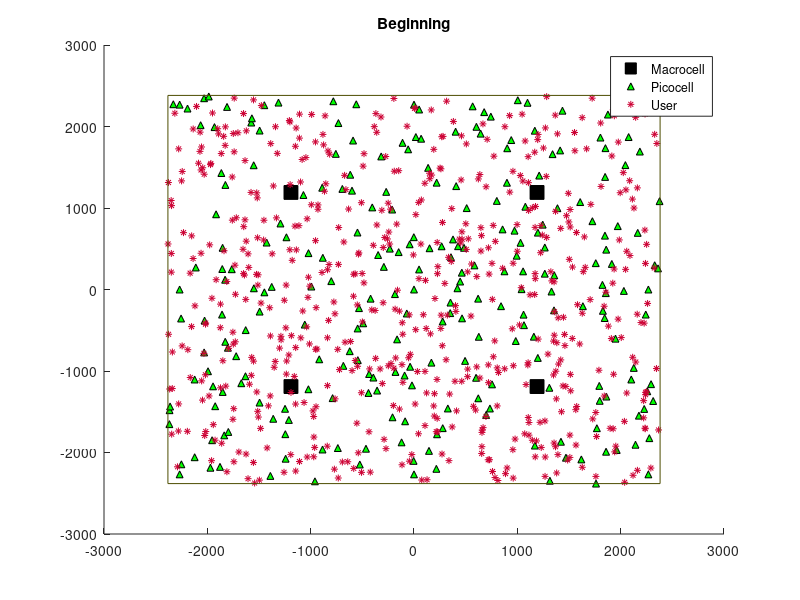

The MATLAB source for this figure: (Note: this script raises an error after producing the figure.)
%%Rebuild System 2017.2.22
clc, clear, close all
load('ttSimuT');

% ============================================================================== %
%   ____                                                                         %
%  |    \                                                                        %
%  |     \                                                                       %
%  |     |                                                                       %
%  |     /                                                                       %
%  |____/                                                                        % 
%  |        ____            ____        _  _      __     __|__      __           %
%  |       /    \    | /   /    \     |/ \/ \    /  \      |       /  \    | /   %
%  |       |    |\   |/    |    |\    |  |  |    |__/      | /     |__/    |/    %
%  |       \____/ \  |     \____/ \   |  |  |    |___      |/      |___    |     %
% ============================================================================== %

% -----------------------------------------------------
% -------/* Simulation Parameters Setting /* ----------
% -----------------------------------------------------
MTS_1s = 1;		% [sec]														% Minimum Time-of-Stay from 3GPP Standard [sec]
MTS_5s = 5;		% [sec]
TST_HD = 0;


% -----------------------------------------------------
% -----------------/* Time Slot */---------------------
% -----------------------------------------------------
t_d        = 0.1; % ONE MILLISECOND % it's UNIT: sec		% [[[ADJ]]]     % Simulation time duration [sec]
t_start    = t_d;
t_simu     = (t_d/t_d) * ttSimuT; % it's UNIT: sec			% [[[ADJ]]]     % Total Simulation Time [sec]
n_Measured = t_simu/t_d;	                                                % # measurements [# number of times]

											    
% -----------------------------------------------------
% ----------------/* Base Station */-------------------
% -----------------------------------------------------
rectEdge = 4763;															% 系統的邊界 [meter]
load('MC_lct_4sq');															% 大細胞的位置讀出來，矩陣叫:  Macro_location		
load('PC_lct_4sq_n250_random');                                             % 小細胞的位置讀出來 ，矩陣叫: Pico_location
BS_lct = [Macro_location ; Pico_location];								    % 全部細胞的位置

P_MC_dBm    =  46;															% 大細胞 total TX power (全部頻帶加起來的power) [dBm]
P_PC_dBm    =  30;															% 小細胞 total TX power (全部頻帶加起來的power) [dBm]
P_minRsrpRQ = -100; % [dBm]                          		% [[[ADJ]]]     % Minimum Required power to provide services 
																			% sufficiently for UE accessing to BS [dBm]
																			% Requirement for accessing a particular cell
MACROCELL_RADIUS = (10^((P_MC_dBm-P_minRsrpRQ-128.1)/37.6))*1e+3;
PICOCELL_RADIUS  = (10^((P_PC_dBm-P_minRsrpRQ-140.7)/36.7))*1e+3;

n_MC = length(Macro_location);			                                    % 大細胞的數目
n_PC = length(Pico_location);	                                            % 小細胞的數目
n_BS = n_MC + n_PC;															% 全部細胞的數目

% -----------------------------------------------------
% -------------/* Resource Parameter */----------------
% -----------------------------------------------------
sys_BW      = 5   * 1e+6;									% [[[ADJ]]]		% 系統總頻寬 5MHz
BW_PRB      = 180 * 1e+3;													% LTE 每個Resource Block的頻寬為 180kHz
n_ttoffered = sys_BW/(BW_PRB/9*10);											% [[[ADJ]]]     % #max cnct per BS i.e., PRB
                                                                            % 系統 RB 的總數，*9/10那段是把RB的CP算進來除
																			% B E N: Max #PRB under BW = 10 Mhz per slot(0.5ms)
Pico_part   = n_ttoffered;                                                  % Pico Cell可以使用的部分

GBR         = 256 * 1024;													% Guaranteed Bit Rate is 256 kbit/sec
% -----------------------------------------------------
% -----------------/* Channel */-----------------------
% -----------------------------------------------------
Gamma_MC            = 3.76;                                                 % Pathloss Exponent (MC)            
Gamma_PC            = 3.67;                                                 % Pathloss Exponent (PC)  
P_N_dBmHz           = -174; % [dBm/Hz]										% 高斯雜訊的 Power Density [dBm/Hz]
LTE_NoiseFloor_dBm  = P_N_dBmHz + 10*log10(BW_PRB);							% Noise Floor approximate -121.45 [dBm/RB]
LTE_NoiseFloor_watt = 10^((LTE_NoiseFloor_dBm - 30)/10);					% Noise Floor approximate 7.1614 * 1e-16 [watt/RB]



% -----------------------------------------------------
% ------------/* User ä½ç½®?Œæ•¸??*/--------------------
% -----------------------------------------------------
load('UE_lct_n600_random');
UE_lct = UE_location;                                                       % 讀UE的位置出來 (注意檔名)
n_UE = length(UE_lct);			                                            % 全部UE的數目

% -----------------------------------------------------
% -------------/* Handover Setting */------------------
% -----------------------------------------------------
HHM    = 2;	  % [dB]										% [[[ADJ]]]     % Handover Hysteresis Margin [dB]
t_TTT  = 0.1; % [sec]										% [[[ADJ]]]     % NYC
t_T310 = 1;   % [sec]

% -----------------------------------------------------
% ----------------/* Q-Learning */---------------------
% -----------------------------------------------------
n_FuzzyDegree =  5;
n_Rule        = 25;
n_Act         =  5;

FQ_BS_DF_TST = 0.8;											% [[[INH]]]     % Discount Factor
FQ_BS_LR_TST = 0.2;											% [[[INH]]]     % Learning Rate
FQ_BS_LI_TST = 5  ;											% [[[INH]]]     % Learning Interval is 5 [sec]

% -----------------------------------------------------
% -----------/* ?Šç³»çµ±Model?–è??ºä? */-----------------
% -----------------------------------------------------
figure(), hold on;
plot(Macro_location(:,1), Macro_location(:,2), 'sk', 'MarkerFaceColor', 'k','MarkerSize',10);
plot(Pico_location(:,1), Pico_location(:,2), '^k', 'MarkerFaceColor', 'g','MarkerSize', 5);
plot(UE_lct(:,1), UE_lct(:,2), '*', 'Color',[0.8 0.0 0.2],'MarkerSize',5);
plot([+1,-1,-1,+1,+1]*rectEdge/2, [+1,+1,-1,-1,+1]*rectEdge/2, 'Color', [0.3 0.3 0.0]);
title('Beginning');
legend('Macrocell','Picocell','User');
set(gcf,'numbertitle','off');
set(gcf,'name','Environment');



% ================================================================== %
%   ________                                                         %
%      |                                                        |    %
%      |                                                        |    %
%      |                                                        |    %
%      |                                                        |    %
%      |           __      .       |       .       ____         |    %
%      |        | /  \           __|__            /    \        |    %
%      |        |/    \    |       |       |     |      |       |    %
%      |        |     |    |       | /     |     |      |\      |    %
%   ___|____    |     |    |       |/      |      \____/  \     |    %
% ================================================================== %

% -----------------------------------------------------
% ---------/* ä¸‹é¢?¯ç´°?žè?UE?„å?å§‹å? */----------------
% -----------------------------------------------------
% MC Setting
dist_MC    = zeros(1, n_MC);										        % dist. btwn UE and MC
RsrpMC_dBm = zeros(1, n_MC);										        % RSRP from MC
RsrpMC_dB  = zeros(1, n_MC);
idx_RsrpMC = 0;														        % Just Initialization

% PC setting
dist_PC    = zeros(1, n_PC);										        % dist. btwn PC and UE
RsrpPC_dBm = zeros(1, n_PC);										        % RSRP from PC
RsrpPC_dB  = zeros(1, n_PC);
idx_RsrpPC = 0;														        % Just Initialization

% UE setting
UE_v              = zeros(n_UE, 2);									        % User's velocities on x-axis & y-axis respectively
UE_timer_RWP1step = zeros(n_UE, 1);									        % The Timer of RandomWayPoint for changing DIRC
load('seedSpeedMDS'); 	% 1000 x 6666								        % 2016.11.17
load('seedAngleDEG');   % 1000 x 6666								        % 2016.11.24
load('seedEachStep'); 	% 1000 x 6666									    % 2016.11.17
idx_SEED          = ones(n_UE, 1);	% seed index						    % 2016.11.17
INT_SSL           = zeros(n_UE,1);	% Interference proposed by SSL

% -----------------------------------------------------
% ---------/* ä¸‹é¢?¯TST BDRY?„å?å§‹å?*/-----------------
% -----------------------------------------------------
% BS?¨å?
n_RBoffer_TST          = zeros(1, n_BS);									        % The number of RB a BS offer to UEs inside it
Load_TST               = zeros(1, n_BS);
CIO_TST                = zeros(1, n_BS);

n_HO_BS_TST     = zeros(1, n_BS);	% Only for target cell			        % KPI: Handover Number of BS

% UE?¨å?
crntRSRP_TST    = zeros(n_UE, 1);		% [dBm]

idx_UEcnct_TST  = zeros(1, n_UE);                                           % UE實際連結的基地台
idx_UEprey_TST  = zeros(1, n_UE);		                                    % UE想要連結的基地台


logical_HO      = zeros(1, n_UE);								            % '1' if idx_UEcnct just changed; '0' if idx_UEcnct is same.

timer_Arrive    = zeros(1, n_UE);	                                        % 2017.01.04


timer_TTT_TST  = zeros(1, n_UE) + t_TTT;
n_HO_UE_TST    = zeros(1, n_UE);								            % KPI: Handover Number of UE
n_HO_M2M       = 0;
n_HO_M2P       = 0;
n_HO_P2M       = 0;
n_HO_P2P       = 0;
n_HO_P2P_CoMP  = 0;

state_PPE_TST  = zeros(n_UE, 5);
n_PPE_1s_TST   = zeros(1, n_UE);								            % KPI: Ping-Pong Number
n_PPE_5s_TST   = zeros(1, n_UE);								            % KPI: Ping-Pong Number
PPR_5s_TST     = zeros(1, n_UE);								            % 2016.12.15


timer_Drop_OngoingCall_NoRB      = zeros(1, n_UE) + t_T310;
timer_Drop_OngoingCall_RBNotGood = zeros(1, n_UE) + t_T310;

timer_Drop_CoMPCall_NoRB         = zeros(1, n_UE) + t_T310;
timer_Drop_CoMPCall_RBNotGood    = zeros(1, n_UE) + t_T310;

% DropReason           = zeros(1,n_UE);	                                    % 2016.12.27	Drop Reason Range = [1,2,3,4] 
% 													                                    %   1 : RB not enough
% 													                                    %   2 : ToS limit
% 													                                    %   3 : Connecting
% 													                                    %   4 : TTT countdown

% DropReason1_M2M___RB = zeros(1,n_UE);	% Drop Reason = 1                   % 因為資源不夠而中斷 (Drop)連線
% DropReason2_M2P___RB = zeros(1,n_UE);	% Drop Reason = 1                     M2M(Macro to Macro)
% DropReason3_P2M___RB = zeros(1,n_UE);	% Drop Reason = 1                     M2P(Macro to Pico)
% DropReason4_P2P___RB = zeros(1,n_UE);	% Drop Reason = 1

% DropReason5_M2M__ToS = zeros(1,n_UE);	% Drop Reason = 2                   % 因為ToS太短，小於ToS Threshold，所以不Handover
% DropReason6_M2P__ToS = zeros(1,n_UE);	% Drop Reason = 2
% DropReason7_P2M__ToS = zeros(1,n_UE);	% Drop Reason = 2
% DropReason8_P2P__ToS = zeros(1,n_UE);	% Drop Reason = 2

% DropReason9_MMM_Conn = zeros(1,n_UE);	% Drop Reason = 3                   % A3 event 沒有發生，且因為CIO 的關係造成dropping
% DropReasonX_PPP_Conn = zeros(1,n_UE);	% Drop Reason = 3                     MMM and PPP代表目前serving對象為MC or PC

% DropReasonY_M2M__TTT = zeros(1,n_UE);	% Drop Reason = 4                   % 在TTT以內的時間發生dropping
% DropReasonY_M2P__TTT = zeros(1,n_UE);	% Drop Reason = 4
% DropReasonY_P2M__TTT = zeros(1,n_UE);	% Drop Reason = 4
% DropReasonY_P2P__TTT = zeros(1,n_UE);	% Drop Reason = 4
% % 老師的解讀:Reason1, 3, 4都是因為資源不夠的關係 (待確認)

% UE TST (LPA的部分)
LPA_P1t = zeros(1,n_UE);	% TrgtCell
LPA_P2t = zeros(1,n_UE);
LPA_P3t = zeros(1,n_UE);
LPA_Ps  = 10^((P_minRsrpRQ-30)/10);	% [Watt]
LPA_t1  = zeros(1,n_UE);
LPA_t2  = zeros(1,n_UE);
LPA_t3  = zeros(1,n_UE);
LPA_idx_pkt      = zeros(1,n_UE);
LPA_pred_trgtToS = zeros(1,n_UE);


GPSinTST_trgtToS = zeros(1,n_UE); % GPS量出來的 TOS

% -----------------------------------------------------
% ---------/* Fuzzy Q Learning 的初始化*/--------------
% -----------------------------------------------------
DoM_CIO_TSTc       = zeros(n_BS, n_FuzzyDegree);
DoM_Load_TSTc      = zeros(n_BS, n_FuzzyDegree);
DoT_Rule_New_TSTc  = zeros(n_BS, n_Rule);
DoT_Rule_Old_TSTc  = zeros(n_BS, n_Rule);
Q_Table_TSTc       = zeros(n_Rule, n_Act, n_BS);
% load('Q_Table_TSTc');
GlobalAct_TSTc     = zeros(1,n_BS);
idx_subAct_choosed_new_TSTc = zeros(n_BS, n_Rule);
idx_subAct_choosed_old_TSTc = zeros(n_BS, n_Rule);
Q_fx_new_TSTc      = zeros(1,n_BS);
Q_fx_old_TSTc      = zeros(1,n_BS);
V_fx_new_TSTc      = zeros(1,n_BS);
Q_reward_TSTc      = zeros(1,n_BS);
Q_bonus_TSTc       = zeros(1,n_BS);

% -----------------------------------------------------
% ---------/* 計算 Performance 的初始化 */-------------
% -----------------------------------------------------
% 算BS的
PRFM_TST_BS_CBR   = zeros(1, n_Measured);
PRFM_TST_BS_CDR   = zeros(1, n_Measured);
PRFM_TST_BS_QoS   = zeros(1, n_Measured);

% 算UE的
PRFM_TST_UE_nHO   = zeros(1, n_Measured);
PRFM_TST_UE_CBR   = zeros(1, n_Measured);	% 2017.01.05
PRFM_TST_UE_CDR   = zeros(1, n_Measured);
PRFM_TST_UE_1snPP = zeros(1, n_Measured);
PRFM_TST_UE_5snPP = zeros(1, n_Measured);
PRFM_TST_UE_5sPPR = zeros(1, n_Measured);

% 算Load Balancing
LB_Idle           = zeros(1, n_Measured);	% 2017.01.19
LB___PC           = zeros(1, n_Measured);	% 2017.01.19
LB___MC           = zeros(1, n_Measured);	% 2017.01.19

% Counter 
PRFM_CTR          = 1;

% -----------------------------------------------------
% ---------------/* 我的東西 初始化 */-----------------
% -----------------------------------------------------
CRE_Macro       = zeros(1, n_MC) + 0;                      % Macro 的 CRE [dBm]
CRE_Pico        = zeros(1, n_PC) + 0;                      % Pico  的 CRE [dBm]
CRE             = [CRE_Macro CRE_Pico];                    % Cell Range Expension，主要給小細胞用的，讓小細胞抓更多人進來

BS_RB_table     = zeros(n_MC + n_PC, n_ttoffered);         % 全部Cell的RB使用狀況    0:未用 1:已用
BS_RB_who_used  = zeros(n_MC + n_PC, n_ttoffered);         % Cell的RB看是哪個UE在用
UE_RB_used      = zeros(n_UE, n_ttoffered);                % UE使用了哪些RB          0:未用 1:已用
UE_Throughput   = zeros(1, n_UE);                          % 顯示每個UE的Throughput  

UE_surviving    = 0;

UE_CoMP_orNOT   = zeros(1, n_UE);                          % 判斷UE又沒有在做CoMP  0:沒有 1:正在做CoMP                    
idx_UEcnct_CoMP = zeros(n_UE, 2);                          % 看UE是給哪兩個Cell做CoMP : Colunm1 是 Serving Cell, Colunm2 是 Cooperating Cell
CoMP_Threshold  = 4;                                       % 執行CoMP的RSRP Threshold，一定要大於 3dB  (dBm)
CoMP_change_TTT = zeros(1, n_UE) + t_TTT;                  % UE在執行CoMP時，交換Serving和Cooperating角色的TTT


% UE Block定義: 原本UE沒有Serving Cell, 該UE想重新連上線，卻被拒絕
% UE Drop 定義: UE原本有一Serving Cell在服務, 但因種種原因他被放棄

n_Block_UE                 = 0;				               % 被Blcok的人數

n_Block_NewCall_NoRB_Macro = 0;                            % NewCall 因為發現Cell(Max RSRP)沒有可以用的RB了, 所以放棄連線: Block 
n_Block_NewCall_NoRB_Pico  = 0;

n_Block_NewCall_RBNotGood_Macro  = 0;                      % NewCall 因為看到Cell(Max RSRP)可以用的RB之頻譜效率都=0  , 所以放棄連線: Block
n_Block_NewCall_RBNotGood_Pico   = 0;

n_Block_Waiting_BlockTimer       = 0;                      % 在等Block timer，被Block的



UE_CBR                     = 0;                            % Call Block Rate: 全部UE跑完後，  N(被Block的人數) / n_UE

n_Drop_UE                   = 0;                           % 被Drop 的人數

Drop_OngoingCall_NoRB_Macro = 0;                           % OngoingCall 因為發現Serving Cell 沒有可以用的RB了， 並且持續1秒，所以被放棄支持連線:  Drop
Drop_OngoingCall_NoRB_Pico  = 0;

Drop_OngoingCall_RBNotGood_Macro = 0;                      % OngoingCall 因為發現Serving Cell 可以用的RB之頻譜效率都=0 ，並且持續1秒，所以放棄連線:  Drop
Drop_OngoingCall_RBNotGood_Pico  = 0;

Drop_CoMPCall_NoRB_Pico          = 0;                      % CoMPCall因為發現Serving Cell和Cooperating Cell沒有可以用的RB了，並且持續1秒， 所以被放棄支持連線:  Drop

Drop_CoMPCall_RBNotGood_Pico     = 0;                      % CoMPCall因為發現Serving Cell和Cooperating Cell可以用的RB之頻譜效率都=0 ，並且持續1秒，所以放棄連線:  Drop


UE_CDR                     = 0;                            % Call Drop Rate: 全部UE跑完後， N(被Drop的人數) / n_UE
Average_UE_CDR             = 0;

CDR_BS                     = zeros(1,n_BS);                % 每個Base Station把UE給Drop的次數 
CBR_BS                     = zeros(1,n_BS);                % 每個Base Station把UE給Block的次數

n_DeadUE_BS                = zeros(1, n_BS);		       % 在算BS的Call Block Rate用的
n_LiveUE_BS                = zeros(1, n_BS);		       % 在算BS的Call Block Rate用的    

CBR_BS_TST 		           = zeros(1, n_BS);			   % KPI: Call Block Rate  
CDR_BS_TST 		           = zeros(1, n_BS);			   % KPI: Outage Probability 2016.11.15 -> Call Drop Rate 2017.01.04

BS_RB_consumption          = zeros(1, n_BS);               % 每個Base Station在這段時間所使用的RB數

BS_last_time_serving       = zeros(1, n_BS);               % 上個state服務的人
	
UE_survive                 = 0;                            % UE平均存活人數

Success_Enter_CoMP_times = 0;                              % 成功的進入CoMP的次數
Success_Leave_CoMP_times = 0;                              % 成功的離開CoMP，沒有被切斷的次數

Failure_Leave_CoMP_Compel_times    = 0;
Failure_Leave_CoMP_NoRB_times      = 0;                    % 離開CoMP後沒人有辦法接手
Failure_Leave_CoMP_RBNotGood_times = 0;

Handover_success_rate                     = 0;             % UE Handover 成功的機率 (從Base Station 的角度看出去)

Handover_Failure_times                    = 0;             % Handover失敗的次數
Handover_to_Macro_Failure_NoRB_times      = 0;             % 想handover到Macro但是被拒絕的次數
Handover_to_Pico_Failure_NoRB_times       = 0;             % 想handover到Pico但是被拒絕的次數

Handover_to_Macro_Failure_RBNotGood_times = 0;             % 想handover到Macro但是被拒絕的次數
Handover_to_Pico_Failure_RBNotGood_times  = 0;             % 想handover到Pico但是被拒絕的次數

BS_Loading_Record_RB             = zeros(n_BS, (ttSimuT/t_d));
BS_Loading_Record_Serving_Num    = zeros(n_BS, (ttSimuT/t_d));

% ============================================================= %
%    ________                                                   %
%   /                                                           %
%  /                                                            %
%  \                                                            %
%   \________      ___|___      ____        |  /     ___|___    %
%            \        |        /    \       | /         |       %
%             \       |       |      |      |/          |       %
%             /       | /     |      |\     |           | /     %
%   _________/        |/       \____/  \    |           |/      %
% ============================================================= %
tic

% Loop 1: Time
for idx_t = t_start : t_d : t_simu   								            % [sec] % 0.1 sec per loop
	if (rem(idx_t,t_simu/ttSimuT) < 1e-3)                                       % 顯示時間用的，不知道在幹嘛， 不過不影響
		fprintf(' %.3f sec\n', idx_t)
	end

	AMP_Noise  = LTE_NoiseFloor_watt * abs(randn(1));                            % 每個時間點的白高斯 雜訊都不一樣 [watt/RB]

	CIO_TST(1:1:n_MC) = -5;

	UE_surviving = 0;
	UE_surviving = length(nonzeros(UE_CoMP_orNOT)) + length(nonzeros(idx_UEcnct_TST));

	% Loop 2: User	
	% 寫收訊號的，A3 event，統計各個Performance，關係到RB 的要自己來 ( 細胞loading的問題, UE's SINR計算 )
	for idx_UE = 1:n_UE
		Dis_Connect_Reason  = 0;
		Dis_Handover_Reason = 0;

		if idx_t >= 2.8
			a = 1;
		end
		if idx_UE == 64
			a = 1;
		end

		% ============================================================================================= %
		%                    ________                             \                    ___              %
		%   |          |    |                  |    /            __\__ _______        |   |      |__    %
		%   |          |    |              |   |   /--------               | |        |___|   ___|___   %
		%   |          |    |              |  /|  /  \    /       ___      | |         ___   |  _|_ /   %
		%   |          |    |________      | / |      \  /        ___      | |         ___   |   |_     %
		%   |          |    |                  |       \/         ___      / \         /__   /          %
		%   |          |    |                  |       /\        |   |   \/   \  /       /  /   / \     %
		%    __________     |________          |    __/  \__     |___|   /\    \/      \/  /   /   \_   %
		%                                                                                               %
		% ============================================================================================= %
		for mc = 1:n_MC
			dist_MC(mc)    = norm(UE_lct(idx_UE,:) - Macro_location(mc,:)); % 該UE距離全部MC多遠 [meter]
			RsrpMC_dBm(mc) = P_MC_dBm - PLmodel_3GPP(dist_MC(mc), 'M');		% 該UE從這些MC收到的RSRP [dBm]
		end
		for pc = 1:n_PC
			dist_PC(pc)    = norm(UE_lct(idx_UE,:) - Pico_location(pc,:));  % 該UE距離全部PC多遠 [meter]
			RsrpPC_dBm(pc) = P_PC_dBm - PLmodel_3GPP(dist_PC(pc), 'P');	    % 該UE從這些PC收到的RSRP [dBm]
		end
		RsrpBS_dBm  = [RsrpMC_dBm RsrpPC_dBm];
		RsrpBS_dB   = RsrpBS_dBm - 30;								          
		RsrpBS_Watt = 10.^(RsrpBS_dB/10);                                   % 全部換成瓦特

		% =============================================================================================== %
		%                                                                                                 %
		%                                                ______                               ____        %
		%   |\     |                                   /                     |\          /|  |    \       %
		%   | \    |      __                          /              __      | \        / |  |     |      %
		%   |  \   |    /    \   _ ____      ______  |             /    \    |  \      /  |  |____/       %
		%   |   \  |   |      |  |/    \             |            |      |   |   \    /   |  |            %
		%   |    \ |   |      |  |      |             \           |      |   |    \  /    |  |            %
		%   |     \|    \ __ /   |      |              \_______    \ __ /    |      v     |  |            %
		%                                                                                                 %
		% =============================================================================================== %
		% UE在Non-CoMP下走的FlowChart
		if UE_CoMP_orNOT(idx_UE) == 0  % UE沒有做CoMP
			temp_CoMP_state = 0;

			% ------------------------------------------------------------------------------- %
			% 找出目前哪個基地台RSRP對該UE最大 ，而且是多少dB (對比到學長主程式的311-313行 )  %
			% ------------------------------------------------------------------------------- %
			temp_rsrp = RsrpBS_dBm + CIO_TST;
			% target對象不要選到自己
			if idx_UEcnct_TST(idx_UE) ~= 0
				temp_rsrp(idx_UEcnct_TST(idx_UE)) = min(temp_rsrp); 
			end
			% 選RSRP+CIO最大的出來				
			[~, idx_trgt] = max(temp_rsrp);

			% ------------------------------ %
			% 把目前應該要服務我的人抓出來   %
			% ------------------------------ %
			% 這邊專門處理Call  Block Rate的問題
			if idx_UEcnct_TST(idx_UE) == 0						 
				idx_UEprey_TST(idx_UE) = idx_trgt;			 
			else                             				     
				idx_UEprey_TST(idx_UE) = idx_UEcnct_TST(idx_UE);                      
			end

			% ----------------- %
			% 看有沒有人服務你  %
			% ----------------- %
			if (idx_UEcnct_TST(idx_UE) == 0) % 沒人服務，這可能是initial  or 被踢掉

				% --------------------------------------------------------------------- %
				% 當user被踢掉後，必須等一段時間才能重新拿RB，這裡就UE是在等這段時間    %
				% 當user等完了之後，就要開始拿RB                                        %
				% --------------------------------------------------------------------- %
				if (timer_Arrive(idx_UE) ~= 0) % Waiting Users
					timer_Arrive(idx_UE) = timer_Arrive(idx_UE) - t_d;	% Countdown
					if (timer_Arrive(idx_UE) < t_d)
						timer_Arrive(idx_UE) = 0;
					end
					Dis_Connect_Reason = 3; % 還在等連線，也算在Call  Block Rate頭上
 
				else  %(timer_Arrive(idx_UE) == 0): Arriving Users	
					% ---------------- %
					% 拿Resource Block %
					% ---------------- %
					[BS_RB_table, BS_RB_who_used, UE_RB_used, idx_UEcnct_TST(idx_UE), UE_Throughput(idx_UE), Dis_Connect_Reason] = NewCall_take_RB(n_MC, n_PC, BS_RB_table, BS_RB_who_used, UE_RB_used, AMP_Noise, n_ttoffered, Pico_part, RsrpBS_Watt, ...
									                                                                                                               idx_UE, idx_trgt, GBR, BW_PRB);
									                                                                                                               
					% Check_RB_Function(UE_RB_used, BS_RB_table, BS_RB_who_used, UE_CoMP_orNOT, idx_UEcnct_TST, idx_UEcnct_CoMP, n_ttoffered, n_UE, n_BS);

					% -------------------------------------------------------------------- %
					% 不論UE是死是活，都會再給他一個等待時間，下次她被放棄時就會數這個     %
					% -------------------------------------------------------------------- %
					while timer_Arrive(idx_UE) == 0	
						timer_Arrive(idx_UE) = poissrnd(1);	% 2017.01.05 Not to be ZERO please.  % ä¸è???0
					end					

					% ---------------------------------------------------- %
					% 計算Ping-Pong Effect是否有發生，跟Performance 的計算 %
					% 有兩個KPI: (1) 1秒內發生碰撞   (2) 5秒內發生碰撞     %
					% ---------------------------------------------------- %
					if idx_UEcnct_TST(idx_UE) ~= state_PPE_TST(idx_UE,1)	% 2017.01.04

						state_PPE_TST(idx_UE,:) = PingPong_Update(state_PPE_TST(idx_UE,:), idx_UEcnct_TST(idx_UE), idx_t);
						% ===/* Ping Pong State Update [1 sec] */===
						if    (state_PPE_TST(idx_UE,1) == state_PPE_TST(idx_UE,3) ...
							&& state_PPE_TST(idx_UE,1) ~= state_PPE_TST(idx_UE,2) ...
							&& state_PPE_TST(idx_UE,4) -  state_PPE_TST(idx_UE,5) <= MTS_1s ...
							&& prod(state_PPE_TST(idx_UE,:)) ~= 0)	% 2017.01.04 Live 2 Dead 2 Live is not Ping-Pong, Dead 2 Live 2 Dead either.
							% Ping-Pong Effect Occur
							n_PPE_1s_TST(idx_UE) = n_PPE_1s_TST(idx_UE) + 1; % [PRFM]
						end
						% ===/* Ping Pong State Update [5 sec] */===
						if    (state_PPE_TST(idx_UE,1) == state_PPE_TST(idx_UE,3) ...
							&& state_PPE_TST(idx_UE,1) ~= state_PPE_TST(idx_UE,2) ...
							&& state_PPE_TST(idx_UE,4) -  state_PPE_TST(idx_UE,5) <= MTS_5s ...
							&& prod(state_PPE_TST(idx_UE,:)) ~= 0)	% 2017.01.04 Live 2 Dead 2 Live is not Ping-Pong, Dead 2 Live 2 Dead either.
							% Ping-Pong Effect Occur
							n_PPE_5s_TST(idx_UE) = n_PPE_5s_TST(idx_UE) + 1; % [PRFM]
							PPR_5s_TST(idx_UE)   = n_PPE_5s_TST(idx_UE) / n_HO_UE_TST(idx_UE);	% 2016.12.15
						end
					end 					
				end

				% ----------------- %
				% 計算UE Call Block %
				% ----------------- %
				if Dis_Connect_Reason == 0


					% 還原
					Dis_Connect_Reason = 0;

				else
					if Dis_Connect_Reason == 1
						n_Block_UE = n_Block_UE + 1;

						% 該UE因為Cell的資源不夠被放棄
						if idx_trgt <= n_MC
							n_Block_NewCall_NoRB_Macro = n_Block_NewCall_NoRB_Macro + 1;							
						else
							n_Block_NewCall_NoRB_Pico = n_Block_NewCall_NoRB_Pico + 1;
						end

						% 還原
						Dis_Connect_Reason = 0;

					elseif Dis_Connect_Reason == 2
						n_Block_UE = n_Block_UE + 1;
						
						% 該UE因為看到的RB之頻譜效率都太低了,  所以被拒絕
						if idx_trgt <= n_MC
							n_Block_NewCall_RBNotGood_Macro = n_Block_NewCall_RBNotGood_Macro + 1;							
						else
							n_Block_NewCall_RBNotGood_Pico = n_Block_NewCall_RBNotGood_Pico + 1;
						end

						% 還原
						Dis_Connect_Reason = 0;
					elseif Dis_Connect_Reason == 3
						n_Block_UE = n_Block_UE + 1;

						% 因為UE還在等 ，所以也算被Block
						n_Block_Waiting_BlockTimer = n_Block_Waiting_BlockTimer + 1;

						% 還原
						Dis_Connect_Reason = 0;
					end
				end
			else %(idx_UEcnct_TST(idx_UE) ~= 0): 有人正在服務我 

				% ------------------------------------------------- %
				% 更新Throuhgput and 把對Throughput 沒貢獻的RB拔掉  %
				% ------------------------------------------------- %
				[BS_RB_table, BS_RB_who_used, UE_RB_used, UE_Throughput(idx_UE)] = Non_CoMP_Update_Throughput_and_Delete_Useless_RB(n_MC, n_PC, BS_RB_table, BS_RB_who_used, UE_RB_used, AMP_Noise, n_ttoffered, Pico_part, RsrpBS_Watt, ...
														                                                                            idx_UE, idx_UEcnct_TST(idx_UE), BW_PRB);

				% Check_RB_Function(UE_RB_used, BS_RB_table, BS_RB_who_used, UE_CoMP_orNOT, idx_UEcnct_TST, idx_UEcnct_CoMP, n_ttoffered, n_UE, n_BS);

				% -------------------- %
				% 看A3 Event有沒有成立 %
				% -------------------- %						
				if (RsrpBS_dBm(idx_trgt) + CIO_TST(idx_trgt) > RsrpBS_dBm(idx_UEcnct_TST(idx_UE)) + CIO_TST(idx_UEcnct_TST(idx_UE)) + HHM)

					% A3 Event一旦trigger，TTT就開始數
					if (timer_TTT_TST(idx_UE) <= t_TTT && timer_TTT_TST(idx_UE) > 0)

						% 單純減TTT
						timer_TTT_TST(idx_UE) = timer_TTT_TST(idx_UE) - t_d;
						if (timer_TTT_TST(idx_UE) < 1e-5)	% [SPECIAL CASE] 0930
							timer_TTT_TST(idx_UE) = 0;		% [SPECIAL CASE]
						end 

					elseif (timer_TTT_TST(idx_UE) == 0)	
						% ==================================================================== %	% ================================== %
						%     -----    ------    -----             -------   -----   -------   %	%   ------  ------   ------  -   --	 %
						%    /         |     )  (                     |     (           |      %	%   |     ) |     \  |     )  \ /	 %
						%   |     ---  |-----    -----     o -_       |      -----      |      %	%   ------  |      | ------    V 	 %
						%    \     |   |              )    | | |      |           )     |      %	%   |     ) |     /  |     \   |	 %
						%     -----    -         -----     - - -      -      -----      -      %	%   ------  ------   -     -   -	 %
						% ==================================================================== %	% ================================== %
						% distance_UE_target = norm(UE_lct(idx_UE,:) - BS_lct(idx_trgt,:));							
						% % tToS
						% if idx_trgt <= n_MC
						% 	GPSinTST_trgtToS(idx_UE) = GPS_fx(BS_lct(idx_trgt,:), MACROCELL_RADIUS, UE_lct(idx_UE,:), UE_v(idx_UE,:)) - t_TTT; % 2017.01.21
						% else  % idx_trgt > n_MC
						% 	GPSinTST_trgtToS(idx_UE) = GPS_fx(BS_lct(idx_trgt,:), distance_UE_target, UE_lct(idx_UE,:), UE_v(idx_UE,:)) - t_TTT; % 2017.01.21
						% end

						% Willie的演算法
						% if GPSinTST_trgtToS(idx_UE) > TST_HD
							% 通過A3 Event ---> 數完TTT ---> Time of Stay Threshold大於TST_HD ---> 接下來檢查夠不夠資源

						% Handover Call來拿RB
						temp_idx_UEcnct_TST = idx_UEcnct_TST(idx_UE); % 暫存的，來紀錄從哪裡handover到哪裡
						[BS_RB_table, BS_RB_who_used, UE_RB_used, idx_UEcnct_TST(idx_UE), UE_Throughput(idx_UE), Dis_Handover_Reason] = Non_CoMP_HandoverCall_take_RB(n_MC, n_PC, BS_RB_table, BS_RB_who_used, UE_RB_used, AMP_Noise, n_ttoffered, Pico_part, RsrpBS_Watt, ...
										                                                                                                                              idx_UE, idx_UEcnct_TST(idx_UE), idx_trgt, UE_Throughput(idx_UE), GBR, BW_PRB);
						% Check_RB_Function(UE_RB_used, BS_RB_table, BS_RB_who_used, UE_CoMP_orNOT, idx_UEcnct_TST, idx_UEcnct_CoMP, n_ttoffered, n_UE, n_BS);

						if idx_UEcnct_TST(idx_UE) == idx_trgt
							% !!!!!!!!!!成功Handvoer到Target Cell!!!!!!!!!!

							% ---------------- %
							% Handover次數計算 %
							% ---------------- %
							n_HO_UE_TST(idx_UE)   = n_HO_UE_TST(idx_UE)   + 1;
							n_HO_BS_TST(idx_trgt) = n_HO_BS_TST(idx_trgt) + 1;	% Only for target cell

							% ----------------------------------- %
							% 看Handover是從什麼Cell換到什麼Cell  %
							% ----------------------------------- %
							if     temp_idx_UEcnct_TST <= n_MC && idx_UEcnct_TST(idx_UE) <= n_MC
								n_HO_M2M = n_HO_M2M + 1;
							elseif temp_idx_UEcnct_TST <= n_MC && idx_UEcnct_TST(idx_UE) >  n_MC
								n_HO_M2P = n_HO_M2P + 1;
							elseif temp_idx_UEcnct_TST >  n_MC && idx_UEcnct_TST(idx_UE) <= n_MC
								n_HO_P2M = n_HO_P2M + 1;
							elseif temp_idx_UEcnct_TST >  n_MC && idx_UEcnct_TST(idx_UE) >  n_MC
								n_HO_P2P = n_HO_P2P + 1;
							end	

							% ------------------------------------- %
							% 記錄該UE在該時間點是否執行了Handover  %
							% ------------------------------------- %
							logical_HO(idx_UE) = 1;	% Handover success.
							Dis_Connect_Reason = 0; % 只要是handover成功，Dis_Connect_Reason一定= 0 

							% --------- %
							% TTT Reset %
							% --------- %
							timer_TTT_TST(idx_UE) = t_TTT;	% 2016.12.28

							% --------------------- %
							% Ping-Pong Rate UPDATE %
							% --------------------- %
							PPR_5s_TST(idx_UE)    = n_PPE_5s_TST(idx_UE) / n_HO_UE_TST(idx_UE);	% 2017.01.01
						else
							Handover_Failure_times = Handover_Failure_times + 1;

							% Handover失敗了，看是Handover誰而失敗，阿為什麼失敗，計錄下來
							if Dis_Handover_Reason == 1
								if idx_trgt <= n_MC
									Handover_to_Macro_Failure_NoRB_times = Handover_to_Macro_Failure_NoRB_times + 1;
								else
									Handover_to_Pico_Failure_NoRB_times  = Handover_to_Pico_Failure_NoRB_times + 1;
								end

							elseif Dis_Handover_Reason == 2
								if idx_trgt <= n_MC
									Handover_to_Macro_Failure_RBNotGood_times = Handover_to_Macro_Failure_RBNotGood_times + 1;										
								else
									Handover_to_Pico_Failure_RBNotGood_times  = Handover_to_Pico_Failure_RBNotGood_times + 1;
								end
							end
							Dis_Handover_Reason = 0;

							% ------------------------------------- %
							% 記錄該UE在該時間點是否執行了Handover  %
							% ------------------------------------- %
							logical_HO(idx_UE) = 0;	% Handover fail
						end
						% end
					end		
				else
					% 沒有Handover !!!
					logical_HO(idx_UE) = 0;

					% TTT Reset
					timer_TTT_TST(idx_UE) = t_TTT;
				end
				% Check_RB_Function(UE_RB_used, BS_RB_table, BS_RB_who_used, UE_CoMP_orNOT, idx_UEcnct_TST, idx_UEcnct_CoMP, n_ttoffered, n_UE, n_BS);

                % ----------------------------------------------------------- %
				% 如果(1)沒有過A3 Event               __\  就會走以下的流程   %
				%     (2)過了但是Target Cell沒有資源    /	                  %
				% ----------------------------------------------------------- %			
				if logical_HO(idx_UE) == 0

					% ------------------------------------------------------ %
					% 如果Throughput < GBR，先來換換看，這裡注意一定要先換   %
					% ------------------------------------------------------ %
					if UE_Throughput(idx_UE) < GBR
						if idx_UEcnct_TST(idx_UE) <= n_MC
							%  看能不能換個RB 位置 					
							if (isempty(find(UE_RB_used(idx_UE,:) == 1)) == 0) && (isempty(find(BS_RB_table(idx_UEcnct_TST(idx_UE),:) == 0)) == 0)
								[BS_RB_table, BS_RB_who_used, UE_RB_used, UE_Throughput(idx_UE)] = Non_CoMP_Serving_change_RB(n_MC, n_PC, BS_RB_table, BS_RB_who_used, UE_RB_used, AMP_Noise, n_ttoffered, Pico_part, RsrpBS_Watt, ...
									                                                                                          idx_UE, idx_UEcnct_TST(idx_UE), UE_Throughput(idx_UE), GBR, BW_PRB);						                                                                                          
							end
						else
							%  看能不能換個RB 位置 						
							if (isempty(find(UE_RB_used(idx_UE, 1:Pico_part) == 1)) == 0) && (isempty(find(BS_RB_table(idx_UEcnct_TST(idx_UE),1:Pico_part) == 0)) == 0)
								[BS_RB_table, BS_RB_who_used, UE_RB_used, UE_Throughput(idx_UE)] = Non_CoMP_Serving_change_RB(n_MC, n_PC, BS_RB_table, BS_RB_who_used, UE_RB_used, AMP_Noise, n_ttoffered, Pico_part, RsrpBS_Watt, ...
									                                                                                          idx_UE, idx_UEcnct_TST(idx_UE), UE_Throughput(idx_UE), GBR, BW_PRB);		                                                                                          
							end
						end

						% Check_RB_Function(UE_RB_used, BS_RB_table, BS_RB_who_used, UE_CoMP_orNOT, idx_UEcnct_TST, idx_UEcnct_CoMP, n_ttoffered, n_UE, n_BS);
					end

					% ------------------------------------ %
					% 如果Throughput >= GBR，看能不能丟RB  %
					% ------------------------------------ %
					if UE_Throughput(idx_UE) >= GBR
						% 把頻譜效率 = 0的RB丟掉，如果還可以再丟，那就繼續丟
						[BS_RB_table, BS_RB_who_used, UE_RB_used, UE_Throughput(idx_UE)] = Non_CoMP_throw_RB(n_MC, n_PC, BS_RB_table, BS_RB_who_used, UE_RB_used, AMP_Noise, n_ttoffered, Pico_part, RsrpBS_Watt, ...
																										     idx_UE, idx_UEcnct_TST(idx_UE), GBR, BW_PRB);

						% Check_RB_Function(UE_RB_used, BS_RB_table, BS_RB_who_used, UE_CoMP_orNOT, idx_UEcnct_TST, idx_UEcnct_CoMP, n_ttoffered, n_UE, n_BS);
					else
						% Sorry，如果你的Target是Macro，那你只能靠自己了
						if idx_trgt <= n_MC
							[BS_RB_table, BS_RB_who_used, UE_RB_used, UE_Throughput(idx_UE), Dis_Connect_Reason] = Non_CoMP_take_RB(n_MC, n_PC, BS_RB_table, BS_RB_who_used, UE_RB_used, AMP_Noise, n_ttoffered, Pico_part, RsrpBS_Watt, ...
																																	idx_UE, idx_UEcnct_TST(idx_UE), UE_Throughput(idx_UE), GBR, BW_PRB);	
							
							% Check_RB_Function(UE_RB_used, BS_RB_table, BS_RB_who_used, UE_CoMP_orNOT, idx_UEcnct_TST, idx_UEcnct_CoMP, n_ttoffered, n_UE, n_BS);

						% OK! Target是Pico，你可以叫他做點事
						else
							% --------------------------- %
							% Dynamic Resource Scheduling %
							% --------------------------- %
							% if (isempty(find(UE_RB_used(idx_UE, 1:Pico_part) == 1)) == 0) && (isempty(find(BS_RB_table(idx_trgt, 1:Pico_part) == 0)) == 0)
							% 	[BS_RB_table, BS_RB_who_used, UE_RB_used, UE_Throughput(idx_UE)] = Non_CoMP_DRS(BS_lct, n_MC, n_PC, P_MC_dBm, P_PC_dBm, BS_RB_table, BS_RB_who_used, UE_lct, UE_RB_used, AMP_Noise, n_ttoffered, Pico_part, RsrpBS_Watt, ...
							% 																					idx_UE, idx_UEcnct_TST(idx_UE), idx_trgt, UE_Throughput(idx_UE), ...
							% 																					GBR, BW_PRB, UE_CoMP_orNOT);

							% 	% Check_RB_Function(UE_RB_used, BS_RB_table, BS_RB_who_used, UE_CoMP_orNOT, idx_UEcnct_TST, idx_UEcnct_CoMP, n_ttoffered, n_UE, n_BS);
							% end

							% Pico做完Dynamic Resource Scheduling 發現QoS還是不夠，就看看能不能做CoMP
							if UE_Throughput(idx_UE) < GBR
								[BS_RB_table, BS_RB_who_used, UE_RB_used, UE_Throughput(idx_UE), Dis_Connect_Reason] = Non_CoMP_take_RB(n_MC, n_PC, BS_RB_table, BS_RB_who_used, UE_RB_used, AMP_Noise, n_ttoffered, Pico_part, RsrpBS_Watt, ...
																																		idx_UE, idx_UEcnct_TST(idx_UE), UE_Throughput(idx_UE), GBR, BW_PRB);
									
								% Check_RB_Function(UE_RB_used, BS_RB_table, BS_RB_who_used, UE_CoMP_orNOT, idx_UEcnct_TST, idx_UEcnct_CoMP, n_ttoffered, n_UE, n_BS);
							end
						end						
					end	

					% ----------------------------------------------------------------- %
					% 總於言之呢，Throughput有過QoS，就是OK啦，如果不ok就不會進來這了   %
					% ----------------------------------------------------------------- %
					if UE_Throughput(idx_UE) >= GBR
						Dis_Connect_Reason = 0;
					end
				end 


				% ---------------------------------- %
				% 計算UE Call Drop and BS Call Drop  %
				% ---------------------------------- %
				if Dis_Connect_Reason == 0          % 會進來這代表 (1)UE handover成功 (2)沒有handover or handover失敗，但是UE成功連回Serving  Cell

					% Dropping timer 重置為 1sec				
					timer_Drop_OngoingCall_NoRB(idx_UE)      = t_T310;
					timer_Drop_OngoingCall_RBNotGood(idx_UE) = t_T310;

					% 還原
					Dis_Connect_Reason = 0;
				else
					if Dis_Connect_Reason == 1      % 會進來這裡就是  (1)找Serving Cell要資源，Serving Cell說資源沒了
						if timer_Drop_OngoingCall_NoRB(idx_UE) <= t_T310 && timer_Drop_OngoingCall_NoRB(idx_UE) > 0
							timer_Drop_OngoingCall_NoRB(idx_UE) = timer_Drop_OngoingCall_NoRB(idx_UE) - t_d;
							if timer_Drop_OngoingCall_NoRB(idx_UE) < 1e-5	% [SPECIAL CASE]
								timer_Drop_OngoingCall_NoRB(idx_UE) = 0;	% [SPECIAL CASE]
							end 

							% 還原
							Dis_Connect_Reason = 0;

						elseif timer_Drop_OngoingCall_NoRB(idx_UE) == 0

							% Drop記上一筆
							n_Drop_UE = n_Drop_UE + 1;

							% 該UE因為Cell的資源不夠被放棄					
							CDR_BS(idx_UEcnct_TST(idx_UE)) = CDR_BS(idx_UEcnct_TST(idx_UE)) + 1;

							% 看UE是被Macro還是Pico說資源不夠，而把你斷掉的
							if idx_UEcnct_TST(idx_UE) <= n_MC
								Drop_OngoingCall_NoRB_Macro = Drop_OngoingCall_NoRB_Macro + 1;								
							else
								Drop_OngoingCall_NoRB_Pico  = Drop_OngoingCall_NoRB_Pico + 1;
							end

							% 把RB還給Serving Cell
							if idx_UEcnct_TST(idx_UE) <= n_MC
								for RB_index = 1:1:n_ttoffered
									if BS_RB_table(idx_UEcnct_TST(idx_UE), RB_index) == 1 && UE_RB_used(idx_UE, RB_index) == 1
										BS_RB_table(idx_UEcnct_TST(idx_UE), RB_index)    = 0;
										BS_RB_who_used(idx_UEcnct_TST(idx_UE), RB_index) = 0;
										UE_RB_used(idx_UE, RB_index)                     = 0;
									end
								end
							else
								for RB_index = 1:1:Pico_part
									if BS_RB_table(idx_UEcnct_TST(idx_UE), RB_index) == 1 && UE_RB_used(idx_UE, RB_index) == 1
										BS_RB_table(idx_UEcnct_TST(idx_UE), RB_index)    = 0;
										BS_RB_who_used(idx_UEcnct_TST(idx_UE), RB_index) = 0;
										UE_RB_used(idx_UE, RB_index)                     = 0;
									end
								end
							end		
							idx_UEcnct_TST(idx_UE) = 0; % 結束連線
							UE_Throughput(idx_UE)  = 0; % UE的throughput歸零

							% Dropping timer 重置為 1sec
							timer_Drop_OngoingCall_NoRB(idx_UE)      = t_T310;
							timer_Drop_OngoingCall_RBNotGood(idx_UE) = t_T310;

							% 還原
							Dis_Connect_Reason = 0;
						end

					elseif Dis_Connect_Reason == 2  % 會進來這裡就是  (1)找Serving Cell要資源，發現Serving Cell的RB質量不夠

						if timer_Drop_OngoingCall_RBNotGood(idx_UE) <= t_T310 && timer_Drop_OngoingCall_RBNotGood(idx_UE) > 0
							% 倒數Drop timer
							timer_Drop_OngoingCall_RBNotGood(idx_UE) = timer_Drop_OngoingCall_RBNotGood(idx_UE) - t_d;
							if timer_Drop_OngoingCall_RBNotGood(idx_UE) < 1e-5	% [SPECIAL CASE]
								timer_Drop_OngoingCall_RBNotGood(idx_UE) = 0;		% [SPECIAL CASE]
							end 

							% 還原
							Dis_Connect_Reason = 0;

						elseif timer_Drop_OngoingCall_RBNotGood(idx_UE) == 0

							% Drop記上一筆
							n_Drop_UE = n_Drop_UE + 1;

							% 該Ongoing Call因為看到的RB之頻譜效率都太低了,  並且持續1秒, 所以被拒絕
							CDR_BS(idx_UEcnct_TST(idx_UE))  = CDR_BS(idx_UEcnct_TST(idx_UE)) + 1;

							% 這裡是因為UE自己走太遠，但在之間如果有想Handover但被拒絕，導致他走太遠沒人服務，這也要算一筆									
							if idx_UEcnct_TST(idx_UE) <= n_MC
								Drop_OngoingCall_RBNotGood_Macro = Drop_OngoingCall_RBNotGood_Macro + 1;
							else
								Drop_OngoingCall_RBNotGood_Pico  = Drop_OngoingCall_RBNotGood_Pico + 1;
							end		

							% 把RB還給Serving Cell
							if idx_UEcnct_TST(idx_UE) <= n_MC
								for RB_index = 1:1:n_ttoffered
									if BS_RB_table(idx_UEcnct_TST(idx_UE), RB_index) == 1 && UE_RB_used(idx_UE, RB_index) == 1
										BS_RB_table(idx_UEcnct_TST(idx_UE), RB_index)    = 0;
										BS_RB_who_used(idx_UEcnct_TST(idx_UE), RB_index) = 0;
										UE_RB_used(idx_UE, RB_index)                     = 0;
									end
								end
							else
								for RB_index = 1:1:Pico_part
									if BS_RB_table(idx_UEcnct_TST(idx_UE), RB_index) == 1 && UE_RB_used(idx_UE, RB_index) == 1
										BS_RB_table(idx_UEcnct_TST(idx_UE), RB_index)    = 0;
										BS_RB_who_used(idx_UEcnct_TST(idx_UE), RB_index) = 0;
										UE_RB_used(idx_UE, RB_index)                     = 0;
									end
								end
							end	
							idx_UEcnct_TST(idx_UE) = 0; % 結束連線
							UE_Throughput(idx_UE)  = 0; % UE的throughput歸零

							% Dropping timer 重置為 1sec
							timer_Drop_OngoingCall_NoRB(idx_UE)      = t_T310;
							timer_Drop_OngoingCall_RBNotGood(idx_UE) = t_T310;

							% 還原
							Dis_Connect_Reason = 0;
						end						
					end
				end
				% Check_RB_Function(UE_RB_used, BS_RB_table, BS_RB_who_used, UE_CoMP_orNOT, idx_UEcnct_TST, idx_UEcnct_CoMP, n_ttoffered, n_UE, n_BS);

				% --------------------------------- %
				% 主要統計: 檢查Ping-Pong有沒有發生 %
				% --------------------------------- %
				if logical_HO(idx_UE) == 1

					% ---------------------------------------------------- %
					% 計算Ping-Pong Effect是否有發生，跟Performance 的計算 %
					% 有兩個KPI: (1) 1秒內發生碰撞   (2) 5秒內發生碰撞     %
					% ---------------------------------------------------- %
					state_PPE_TST(idx_UE,:) = PingPong_Update(state_PPE_TST(idx_UE,:), idx_UEcnct_TST(idx_UE), idx_t);
					% ===/* Ping Pong State Update [1 sec] */===
					if    (state_PPE_TST(idx_UE,1) == state_PPE_TST(idx_UE,3) ...
						&& state_PPE_TST(idx_UE,1) ~= state_PPE_TST(idx_UE,2) ...
						&& state_PPE_TST(idx_UE,4) -  state_PPE_TST(idx_UE,5) <= MTS_1s ...
						&& prod(state_PPE_TST(idx_UE,:)) ~= 0)	% 2017.01.04 Live 2 Dead 2 Live is not Ping-Pong, Dead 2 Live 2 Dead either.
						% Ping-Pong Effect Occur
						n_PPE_1s_TST(idx_UE) = n_PPE_1s_TST(idx_UE) + 1; % [PRFM]
					end
					% ===/* Ping Pong State Update [5 sec] */===
					if    (state_PPE_TST(idx_UE,1) == state_PPE_TST(idx_UE,3) ...
						&& state_PPE_TST(idx_UE,1) ~= state_PPE_TST(idx_UE,2) ...
						&& state_PPE_TST(idx_UE,4) -  state_PPE_TST(idx_UE,5) <= MTS_5s ...
						&& prod(state_PPE_TST(idx_UE,:)) ~= 0)	% 2017.01.04 Live 2 Dead 2 Live is not Ping-Pong, Dead 2 Live 2 Dead either.
						% Ping-Pong Effect Occur
						n_PPE_5s_TST(idx_UE) = n_PPE_5s_TST(idx_UE) + 1; % [PRFM]
						PPR_5s_TST(idx_UE)   = n_PPE_5s_TST(idx_UE) / n_HO_UE_TST(idx_UE);	% 2016.12.15
					end

					% 還原
					logical_HO(idx_UE) = 0;
				else
					if UE_CoMP_orNOT(idx_UE) == 1 % 如果開始執行CoMP，這時Ping-pong  effect 不存在					
						state_PPE_TST(idx_UE,:) = 0;
					end
				end
			end	
		end

		% ========================================================================================================================== %
		% 以下等等用來算Cell的CBR                                                                                                    % 
		% Cell角度的CBR: 若UE沒有連上預期的連線目標，反而到最後UE變得沒有Serving   Cell，這時這個Block Call就會算在預期的連線Cell上  %
		% Cell角度的CDR: 若UE本身有Serving Cell，但到最後UE離開Serving  Cell，這筆Call Drop就算在Serving Cell上                      %
		% ========================================================================================================================== %
		if temp_CoMP_state == 0
			if UE_CoMP_orNOT(idx_UE) == 0

				% 原本沒做CoMP，後來也沒有做CoMP			
				if idx_UEprey_TST(idx_UE) ~= 0     % 該UE是有預期的連線目標，正常都會有
					if idx_UEcnct_TST(idx_UE) == 0 % UE有預期目標，但最後卻沒有Serving  Cell
						n_DeadUE_BS(idx_UEprey_TST(idx_UE)) = n_DeadUE_BS(idx_UEprey_TST(idx_UE)) + 1;

					else % idx_UEcnct_TST(idx_UE) ~= 0
						n_LiveUE_BS(idx_UEcnct_TST(idx_UE)) = n_LiveUE_BS(idx_UEcnct_TST(idx_UE)) + 1;
					end
				else
					fprintf('BS_CBR calculation BUG\n');
				end	
			else
				% 原本沒做CoMP，後來有做CoMP	
				n_LiveUE_BS(idx_UEcnct_CoMP(idx_UE, 1)) = n_LiveUE_BS(idx_UEcnct_CoMP(idx_UE, 1)) + 0.5;
				n_LiveUE_BS(idx_UEcnct_CoMP(idx_UE, 2)) = n_LiveUE_BS(idx_UEcnct_CoMP(idx_UE, 2)) + 0.5;
			end
		else
			if UE_CoMP_orNOT(idx_UE) == 0
				if idx_UEcnct_TST(idx_UE) == 0
					n_DeadUE_BS(temp_Serving) = n_DeadUE_BS(temp_Serving) + 0.5;
					n_DeadUE_BS(temp_Cooperating) = n_DeadUE_BS(temp_Cooperating) + 0.5;
				else
					n_LiveUE_BS(temp_Serving) = n_LiveUE_BS(temp_Serving) + 1;
				end

			else
				n_LiveUE_BS(temp_Serving)     = n_LiveUE_BS(temp_Serving) + 0.5;
				n_LiveUE_BS(temp_Cooperating) = n_LiveUE_BS(temp_Cooperating) + 0.5;
			end	
		end

		% ============================================================================================ %
		%                    ________          /                     |                      |          %
		%   |          |    |               ___|___      |         __|__                ____|____      %
		%   |          |    |                  |     ____|__         |      ____            |          %
		%   |          |    |                __|__       |  |     ___|___  |    |        /  |  /       %
		%   |          |    |________       |__|__|      |  |        |     |____|       / \ | / \      %
		%   |          |    |               |__|__|     /   |        |___  |               /|\         %
		%   |          |    |                __|__     /  \ |     /  |     |_____         / | \        %
		%    __________     |________      ____|____  /    \|    /\__|_____________    __/  |  \__     %
		%                                                                                              %
		% ============================================================================================ %
		[lct_new, v_new, t_oneStep] = UMM_RWPmodel('V', idx_t, t_start, UE_lct(idx_UE,:), ...
													UE_timer_RWP1step(idx_UE,1), t_d, rectEdge, UE_v(idx_UE,:), ...
													seedSpeedMDS(idx_UE,idx_SEED(idx_UE)), ...
													seedAngleDEG(idx_UE,idx_SEED(idx_UE)), ... 
													seedEachStep(idx_UE,idx_SEED(idx_UE)));
		UE_lct(idx_UE, :) = lct_new;
		UE_v(idx_UE, :)   = v_new;
		UE_timer_RWP1step(idx_UE,1) = t_oneStep - t_d;	% Damn Bug 2016.10.18

		if UE_timer_RWP1step(idx_UE,1) < t_d
			UE_timer_RWP1step(idx_UE,1) = 0;
			% Seeds Checking
			idx_SEED(idx_UE) = idx_SEED(idx_UE) + 1;
			if (idx_SEED(idx_UE) == 10000)
				idx_SEED(idx_UE) = 1;	% Rerun Seeds
				seedLack = 1;			% For checking whether 10000 seeds is insufficient in 40000 sec. 2016.11.22
			end
		end

    end

    % 結束Loop 2(UE的Loop)
    % ======================== %
    % 算Macro跟Pico的服務人數  %
    % ======================== %
    [Load_TST] = Update_Loading(n_BS, n_MC, BS_RB_table, n_ttoffered, Pico_part);	  
    for idx_BS = 1:1:n_BS
    	BS_Loading_Record_RB(idx_BS, round(idx_t/t_d))          = Load_TST(idx_BS); 
    	BS_Loading_Record_Serving_Num(idx_BS, round(idx_t/t_d)) = length(find(idx_UEcnct_TST == idx_BS));   	   	
    end

    % ============================== %
    % 算BS所使用的Resource Block數量 %
    % ============================== %
    for idx_BS = 1:1:n_BS
    	if idx_BS <= n_MC
    		BS_RB_consumption(idx_BS) = BS_RB_consumption(idx_BS) + length(nonzeros(BS_RB_table(idx_BS, :)));
    	else
    		BS_RB_consumption(idx_BS) = BS_RB_consumption(idx_BS) + length(nonzeros(BS_RB_table(idx_BS, 1:Pico_part)));
    	end    	
    end

	% ============================================================== %
	% 算UE的Call Block Rate and Call Drop Rate and Handover 成功機率 % 
	% ============================================================== %
	% UE Call Block Rate
	UE_CBR = UE_CBR + (n_Block_UE);

	% UE Call Drop Rate 
	if UE_surviving ~= 0
		Average_UE_CDR = Average_UE_CDR + (n_Drop_UE/UE_surviving);
	else
		Average_UE_CDR = Average_UE_CDR + 0;
	end
	
	UE_CDR  = UE_CDR + (n_Drop_UE);

	% UE handover成功的機率 (從基地台的角度看出去)
	if n_HO_BS_TST(idx_BS) == 0 && CDR_BS(idx_BS) == 0
		Handover_success_rate = Handover_success_rate + 0;
	else	
		Handover_success_rate = Handover_success_rate + ( sum(CDR_BS(idx_BS)) /(sum(CDR_BS(idx_BS)) + sum(n_HO_BS_TST(idx_BS))));
	end	

	% UEå¹³å?å˜æ´»äººæ•¸	
	UE_survive = UE_survive + (n_UE - n_Block_UE - n_Drop_UE);
	
	% ?ç½®
	n_Block_UE  = 0;	
	n_Drop_UE   = 0;

	% ======================================== %
    % 算BS的Call Block Rate and Call Drop Rate %
	% ======================================== %
	for idx_BS = 1:n_BS
		% BS Call Block Rate
		if n_DeadUE_BS(idx_BS) == 0 && n_LiveUE_BS(idx_BS) == 0    % 如果沒有人把該BS 當目標，該BS 的CBR = 0
			CBR_BS_TST(idx_BS) = 0;
		else
			CBR_BS_TST(idx_BS) = n_DeadUE_BS(idx_BS) / (n_DeadUE_BS(idx_BS) + n_LiveUE_BS(idx_BS));
		end

		% BS Call Drop Rate
		if n_HO_BS_TST(idx_BS) == 0 && CDR_BS(idx_BS) == 0
			CDR_BS_TST(idx_BS) = 0;
		else
			CDR_BS_TST(idx_BS) = CDR_BS(idx_BS) / (CDR_BS(idx_BS) + n_HO_BS_TST(idx_BS));
		end
	end

	% 重置
	n_LiveUE_BS(1,:) = 0;
	n_DeadUE_BS(1,:) = 0;
	n_HO_BS_TST(1,:) = 0;
	CDR_BS(1,:)      = 0;

	% ----------- %
	% 更新Loading %
	% ----------- %
	[Load_TST] = Update_Loading(n_BS, n_MC, BS_RB_table, n_ttoffered, Pico_part);	

	% ================================================ % % ====================================== %
	%          -          -------        --            % %   --------    --------      -------    %
	%          |          |      )      /  \           % %   |          /        \    /           %
	%          |          |------      /----\          % %   |------|  |        \ |  |            %
	%          |          |           /      \         % %   |          \        X    \           %
	%          -------    -          -        -        % %   -           -------- \    -------    %
	% ================================================ % % ====================================== %	
	% Loop 4: 基地台開始做Fuzzy Q (需要細胞的CIO, Loading, CBR, CDR)
	if (idx_t == t_start || rem(idx_t, FQ_BS_LI_TST) <= 0.01)
		for idx_BS = 1:n_BS			
			% Fuzzifier
			DoM_CIO_TSTc(idx_BS,:)      = FQc1_Fuzzifier(CIO_TST(idx_BS), 'C');  % CIO的degree of membership
			DoM_Load_TSTc(idx_BS,:)     = FQc1_Fuzzifier(Load_TST(idx_BS),'L');  % Loading的degree of membership
			DoT_Rule_New_TSTc(idx_BS,:) = FQc2_DegreeOfTruth(DoM_CIO_TSTc(idx_BS,:), DoM_Load_TSTc(idx_BS,:),'D');  %算degree of truth的方法D (相乘)

			if (idx_t ~= t_start)
				% 算Q Bonus
				Q_reward_TSTc(idx_BS) = FQc6_Reward(Load_TST(idx_BS), CBR_BS_TST(idx_BS), CDR_BS_TST(idx_BS),'C');
				V_fx_new_TSTc(idx_BS) = FQc5_Vfunction(DoT_Rule_New_TSTc(idx_BS,:), Q_Table_TSTc(:,:,idx_BS));
				Q_bonus_TSTc(idx_BS)  = FQc7_Qbonus(Q_reward_TSTc(idx_BS), FQ_BS_DF_TST, V_fx_new_TSTc(idx_BS), ...
																							Q_fx_old_TSTc(idx_BS));
				% Q Update
				Q_Table_TSTc(:,:,idx_BS) = FQc8_Qupdate(Q_Table_TSTc(:,:,idx_BS), idx_subAct_choosed_old_TSTc(idx_BS,:), ...
															FQ_BS_LR_TST, Q_bonus_TSTc(idx_BS), DoT_Rule_Old_TSTc(idx_BS,:));
			end
			% Global Action
			[GlobalAct_TSTc(idx_BS),idx_subAct_choosed_new_TSTc(idx_BS,:)] = FQc3_GlobalAction(DoT_Rule_New_TSTc(idx_BS,:), ...
																									Q_Table_TSTc(:,:,idx_BS));
			%這邊GlobalAct是當作變化量，要在加上前一次的CIO，當作下一次真正使用的CIO    (目的是為了不讓CIO變化太大) 
			% if     (CIO_TST(idx_BS) + GlobalAct_TSTc(idx_BS) < -5)
			% 	CIO_TST(idx_BS) = -5;
			% elseif (CIO_TST(idx_BS) + GlobalAct_TSTc(idx_BS) > 5)
			% 	CIO_TST(idx_BS) = 5;
			% else
			% 	CIO_TST(idx_BS) = CIO_TST(idx_BS) + GlobalAct_TSTc(idx_BS);
			% end
			CIO_TST(idx_BS) = GlobalAct_TSTc(idx_BS);

			% 計算Q-function 
			Q_fx_new_TSTc(idx_BS) = FQc4_Qfunction(DoT_Rule_New_TSTc(idx_BS,:), Q_Table_TSTc(:,:,idx_BS), ...
																	idx_subAct_choosed_new_TSTc(idx_BS,:));			
		end	
		% Recording for the different iteration of 'Q-function'
		Q_fx_old_TSTc               = Q_fx_new_TSTc;
		idx_subAct_choosed_old_TSTc = idx_subAct_choosed_new_TSTc;
		DoT_Rule_Old_TSTc           = DoT_Rule_New_TSTc;
	end
	% 結束 Loop 4


end

toc
